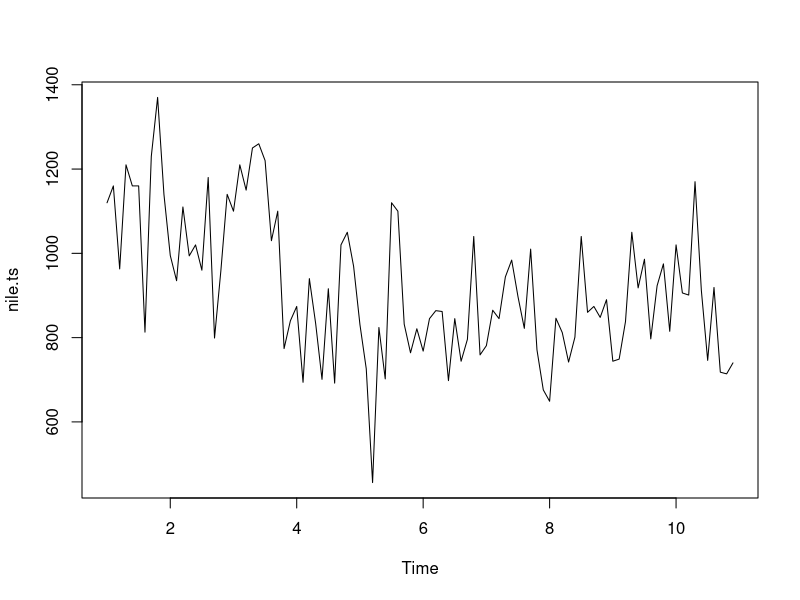
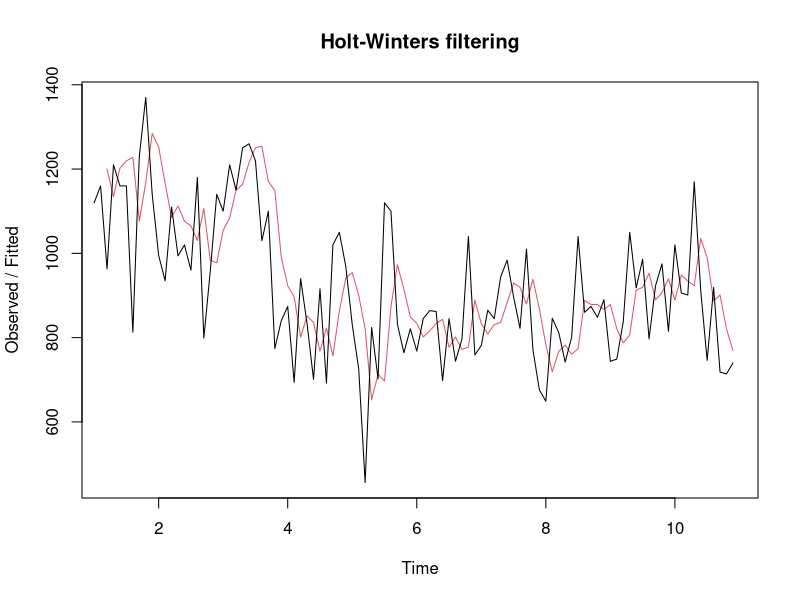
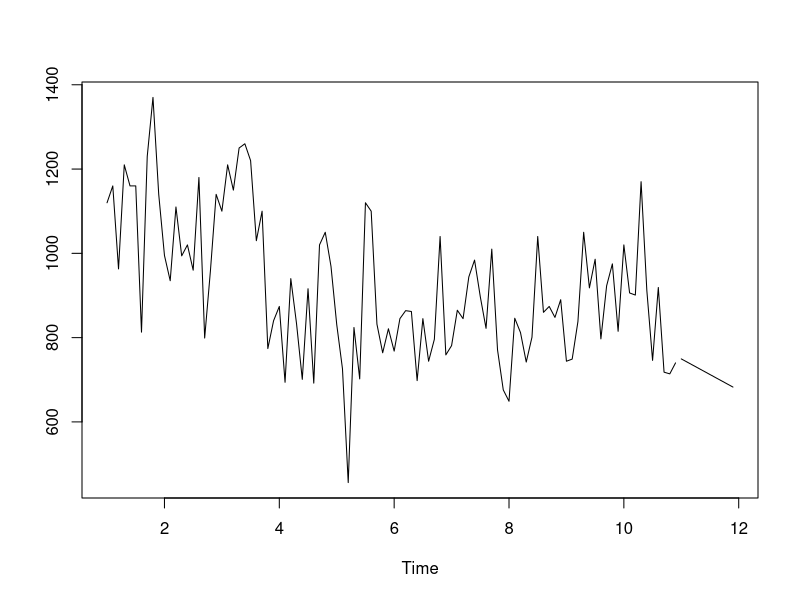
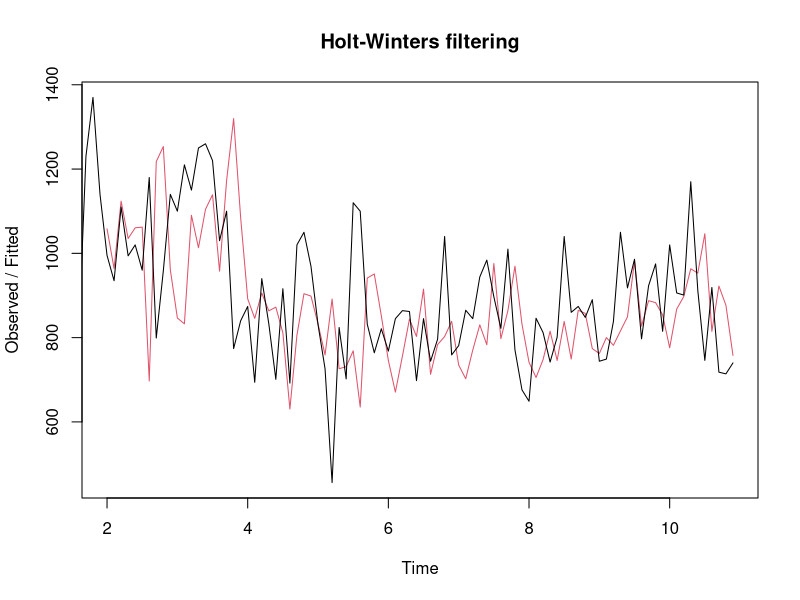
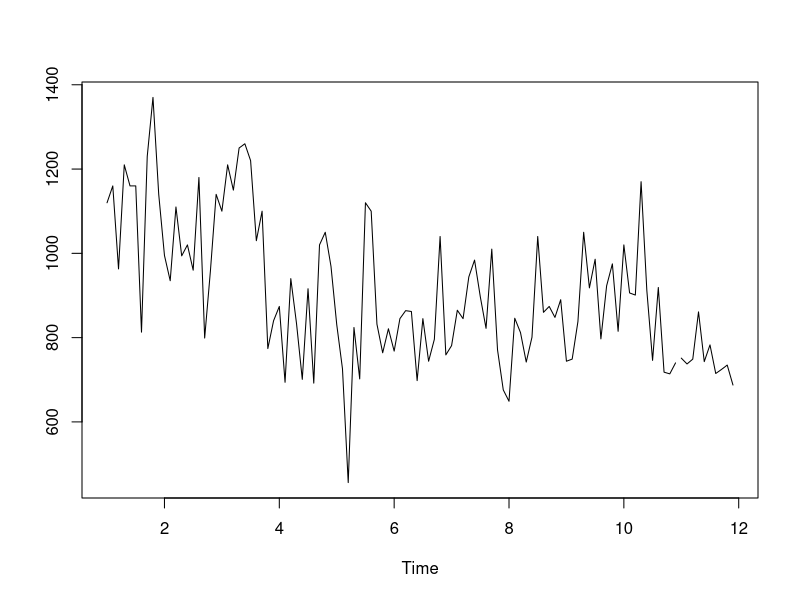

The R script that drew these images, in order:
## ---- chunk 1
knitr::opts_chunk$set(echo = TRUE)
data(Nile)
head(Nile)
set.seed(695949)
## ---- chunk 2
# Setting up the nile data to be usable
nile.ts<-ts(Nile,start=1,frequency=10)
summary(nile.ts)

# Plotting the original data
plot(nile.ts)

#Creating the Holt-Winters object without gamma
nile.hw1<-HoltWinters(nile.ts,gamma = FALSE)
nile.hw1

# Plotting the Holt-Winters object
plot(nile.hw1)

# Predicting future values with the Holt-winters Object
nile.p1<-predict(nile.hw1, n.ahead=10)
ts.plot(nile.ts,nile.p1)

#Creating the Holt-Winters object with gamma
nile.hw2<-HoltWinters(nile.ts)
nile.hw2

# Plotting the Holt-Winters object
plot(nile.hw2)

# Predicting future values with the Holt-winters Object
nile.p2<-predict(nile.hw2, n.ahead=10)
ts.plot(nile.ts,nile.p2)
## ---- chunk 3

